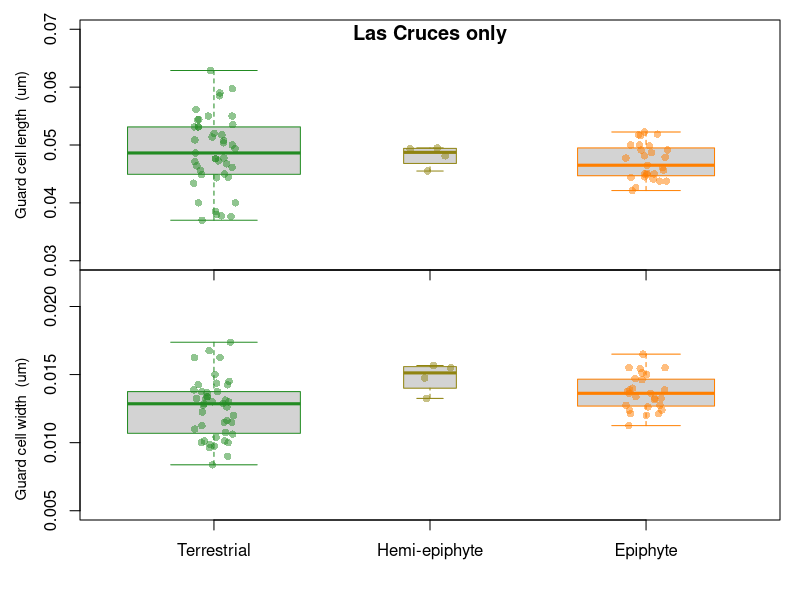

Source code (R):
#stomata size plots

#only las cruces for now

ss <- read.csv("raw_data/stomata_size_lc.csv")
  ss$genusspecies <- with(ss, paste(genus, species, sep=""))
  ss$plant_no <- gsub("[^0-9]", "", ss$individual)

ss2 <- ss[, -c(2:3)]  #remove genus and species codes
  
niche <- read.csv("raw_data/species_niches.csv")

ss3 <-  merge(ss2, niche, by=c("genusspecies", "site"))
  ss3$niche2 <- gsub("climber", "terrestrial", ss3$niche)
  ss3$niche2 <- as.factor(ss3$niche2)

  #reorder from ground to canopy 
  ss3$niche2<-factor(ss3$niche2, 
                       levels=c("terrestrial", "hemi-epiphyte", "epiphyte"))

#mean of stomatal size per plant number
ss_agg <- doBy::summaryBy(guardcell_length_um + guardcell_width1_um +
                          guardcell_width2_um  ~ site + species + plant_no 
                          + niche2,
                          data=ss3, FUN=mean, keep.names = TRUE)

ss_agg$guard_width <- with(ss_agg, (guardcell_width1_um + guardcell_width1_um)/2)



#plot bits-------
boxlabs <- c("Terrestrial", "Hemi-epiphyte", "Epiphyte")

gradient <- colorRampPalette(c("forestgreen","darkorange1"))
palette(gradient(3))
trtcols <- palette(gradient(3))
library(scales)
library(doBy)
trtcols2 <- c(alpha(trtcols[1], .5), alpha(trtcols[2], .5),alpha(trtcols[3], .5))

# windows(7,10)
par(mfrow=c(2,1),mgp=c(2.5,1,0),oma=c(4,4,1,1), cex.lab=1)

#stomata length
par(mar=c(0,0,0,0))
boxplot(guardcell_length_um ~ niche2, data=ss_agg, xaxt='n',ylim=c(0.03, .07),
        varwidth=TRUE,ylab="",border=trtcols)
axis(1, labels=FALSE, at=1:3)
title(main="Las Cruces only", line=-1)
stripchart(guardcell_length_um ~ niche2, data = ss_agg,
           vertical = TRUE, method = "jitter",
           pch = 16,  col= trtcols2, xaxt='n', add=TRUE) 
mtext(side=2, at=.05, line=2.5,text="Guard cell length  (um)",
      xpd=TRUE, las=3, cex=.9)

#stomatal width
par(mar=c(0,0,0,0))
boxplot(guard_width ~ niche2, data=ss_agg, xaxt='n',varwidth=TRUE,
        ylab="",border=trtcols, ylim=c(0.005, .022))
axis(1, boxlabs, at=1:3, cex=1.1)
stripchart(guard_width ~ niche2, data = ss_agg,
           vertical = TRUE, method = "jitter",
           pch = 16,  col= trtcols2, xaxt='n', add=TRUE) 
mtext(side=2, at=.011, line=2.5,text="Guard cell width  (um)", 
      xpd=TRUE, las=3, cex=.9)
